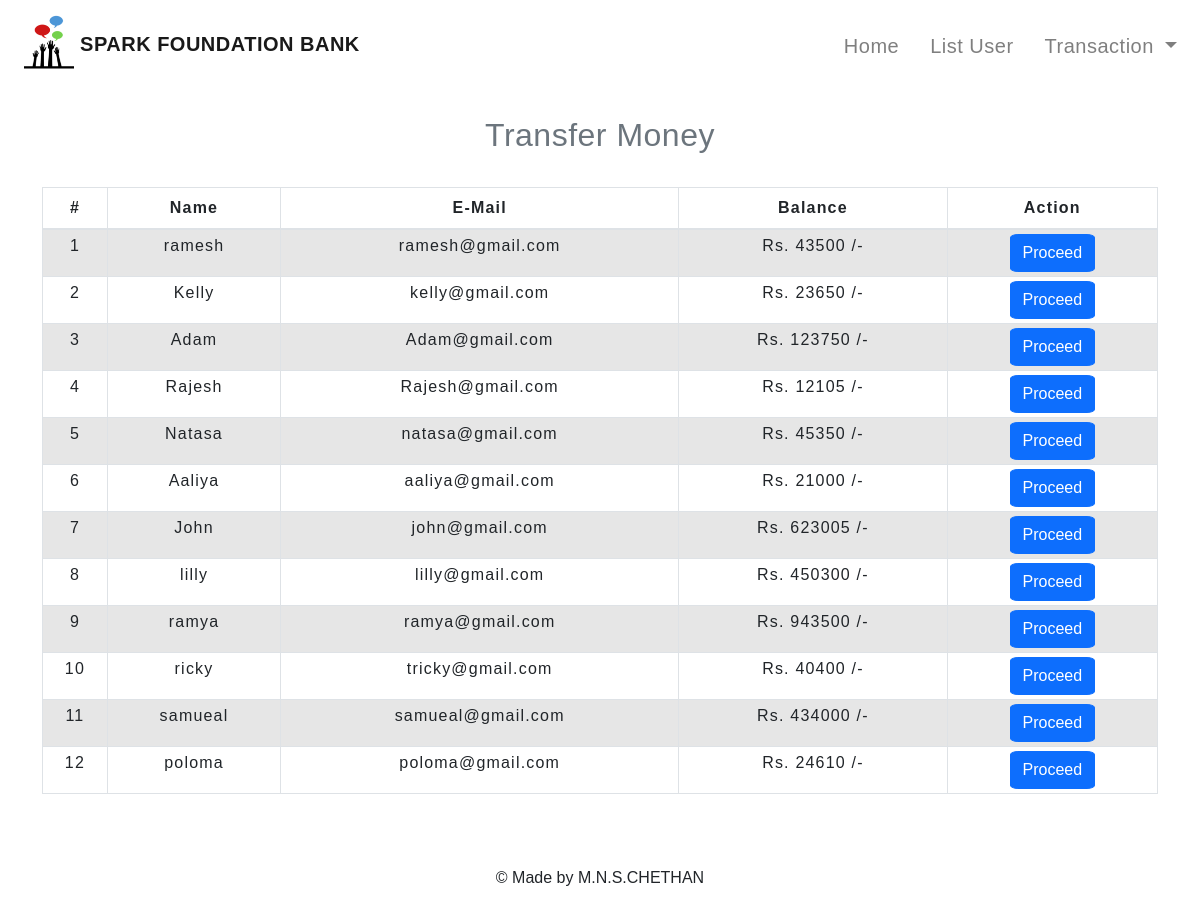
The app's page /transfermoney.php with its own data.
### tables this page shows
CREATE TABLE `users` (
  `id` int(3) NOT NULL,
  `name` text NOT NULL,
  `email` varchar(30) NOT NULL,
  `gender` varchar(155) NOT NULL,
  `balance` int(8) NOT NULL
);

### transfermoney.php (the view, shortened to what this page needs)
<!DOCTYPE html>
<html lang="en">
<head>
    <link rel="stylesheet" href="https://maxcdn.bootstrapcdn.com/bootstrap/4.0.0/css/bootstrap.min.css">
    <link rel="stylesheet" type="text/css" href="css/table.css">
    <link rel="stylesheet" type="text/css" href="css/navbar.css">
</head>
<body >
<?php
    include 'config.php';
    $sql = "SELECT * FROM users";
    $result = mysqli_query($conn,$sql);
?>
<?php
  include 'navbar.php';
?>
<div class="container">
        <h2 class="text-center pt-4" style="color : #6c757d;">Transfer Money</h2>
        <br>
            <div class="row">
                <div class="col">
                    <div class="table-responsive-sm">
                    <table class="table table-hover table-sm table-striped table-condensed table-bordered">
                        <thead>
                            <tr>
                            <th scope="col" class="text-center py-2">#</th>
                            <th scope="col" class="text-center py-2">Name</th>
                            <th scope="col" class="text-center py-2">E-Mail</th>
                            <th scope="col" class="text-center py-2">Balance</th>
                            <th scope="col" class="text-center py-2">Action</th>
                            </tr>
                        </thead>
                        <tbody>
                <?php
                    $cnt=1;
                    while($rows=mysqli_fetch_assoc($result)){
                ?>
                    <tr>
                        <td ><?php echo $cnt;; ?></td>
                        <td ><?php echo $rows['name']?></td>
                        <td ><?php echo $rows['email']?></td>
                        <td >Rs. <?php echo $rows['balance']?> /-</td>
                        <td><a href="selecteduserdetail.php?id= <?php echo $rows['id'] ;?>"> <button type="button" class="btn btn-primary"  style="border-radius:10%;">Proceed</button></a></td>
                    </tr>
                <?php
                $cnt=$cnt+1;
                    }
                ?>
                        </tbody>
                    </table>
                    </div>
                </div>
            </div>
         </div>
         <footer class="text-center mt-5 py-2">
            <p>&copy Made by M.N.S.CHETHAN</p>
        </footer>
</body>
</html>

### navbar.php (shortened to what this page needs)
<head>
  <link rel="stylesheet" href="css/navbar.css">
  <link rel="stylesheet" href="https://maxcdn.bootstrapcdn.com/bootstrap/4.0.0/css/bootstrap.min.css">
  <link href="https://cdn.jsdelivr.net/npm/bootstrap@5.2.0-beta1/dist/css/bootstrap.min.css" rel="stylesheet">
</head>
<nav class="navbar navbar-expand-md navbar-light" style="margin-left:2%;">
      <a class="navbar-brand" href="index.php"><img src="img/logo_small.png" alt="Logo" width="50" style="margin-bottom:4px;"> <b>SPARK FOUNDATION BANK</b></a>
      <div class="collapse navbar-collapse" id="navbarTogglerDemo02">
<ul class="navbar-nav ml-auto">
  <li class="nav-item">
    <center><a class="nav-link" href="index.php" style="font-size:20px;">Home</a></center>
    </li>
  <li class="nav-item">
    <center><a class="nav-link" href="removeuser.php" style="font-size:20px;">List User</a></center>
  </li>
  <center><li class="nav-item dropdown">
    <a class="nav-link dropdown-toggle" href="#" id="navbarDropdownMenuLink" role="button" data-bs-toggle="dropdown" aria-expanded="false" style="font-size:20px;">
      Transaction
    </a>
  </li></center>
</ul>
</div>
       </nav>

### css/table.css (style rules this page uses)
* { padding: 0; margin: 0; box-sizing: border-box; font-family: sans-serif; }
h2 { font-size: 40px; }
table { letter-spacing: 1.2px; }
td { text-align: center; }
button { border:none; background: #d9d9d9; transition: 1s; }

### css/navbar.css (style rules this page uses)
.nav-link { margin-right: 15px; letter-spacing: 0.5px; transition: 0.5s; }
.navbar-brand { letter-spacing: 0.5px; }
h2 { color: #4C4B4B; letter-spacing: 0.5px; font-family: raleway; }

### transfermoney.php (style rules this page uses)
button { transition: 1.5s; }

### records on screen
users: name "ramesh", email "ramesh@gmail.com", balance "43500"
users: name "Kelly", email "kelly@gmail.com", balance "23650"
users: name "Adam", email "Adam@gmail.com", balance "123750"
users: name "Rajesh", email "Rajesh@gmail.com", balance "12105"
users: name "Natasa", email "natasa@gmail.com", balance "45350"
users: name "Aaliya", email "aaliya@gmail.com", balance "21000"
users: name "John", email "john@gmail.com", balance "623005"
users: name "lilly", email "lilly@gmail.com", balance "450300"
users: name "ramya", email "ramya@gmail.com", balance "943500"
users: name "ricky", email "tricky@gmail.com", balance "40400"
users: name "samueal", email "samueal@gmail.com", balance "434000"
users: name "poloma", email "poloma@gmail.com", balance "24610"
